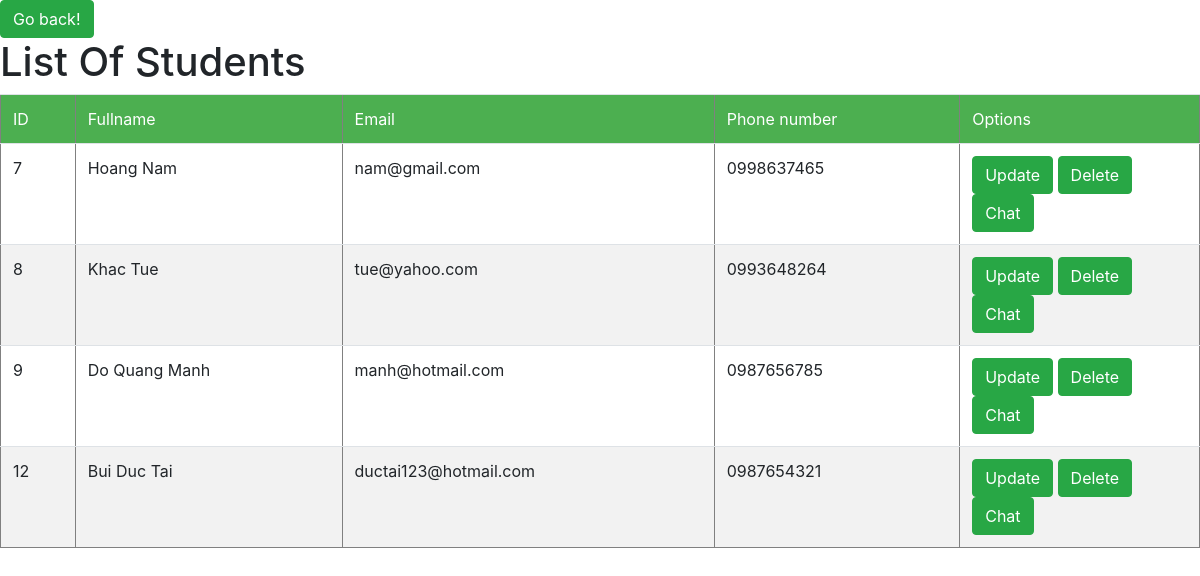
Page /TeacherHomePage/ListStudents.php (signed in) on the committed database.
### tables this page shows
CREATE TABLE `student` (
  `ID` int(11) NOT NULL,
  `username` varchar(225) NOT NULL,
  `fullname` varchar(225) NOT NULL,
  `phone` varchar(10) NOT NULL,
  `mail` varchar(225) NOT NULL,
  `teacher_username` varchar(225) NOT NULL
);

### dbhelp.php (called while the page is built, shortened)
<?php
function get_all_students($db, $teacher)
{
    $sql = "select * from student where teacher_username = '". $teacher ."'";
    $query = mysqli_query($db, $sql);
    $result = array();
    if ($query){
        while ($row = mysqli_fetch_assoc($query)){
            $result[] = $row;
        }
    }else{
        echo "Failed to fetch data";
    }
    return $result;
}
?>

### TeacherHomePage/ListStudents.php (the view, shortened to what this page needs)
<?php
    include "../config.php";
    require_once("../dbhelp.php");
    $teacher = $_SESSION["username"];
    $students = get_all_students($db, $teacher);
?>
<!DOCTYPE html>
<html>
    <head>
        <link rel="stylesheet" href="https://maxcdn.bootstrapcdn.com/bootstrap/4.4.1/css/bootstrap.min.css">
    </head>
    <body>
        <form action=".">
            <input class="btn btn-success" type="submit" value="Go back!" >
        </form>
        <h1>List Of Students</h1>
        <table class="table table-striped" width="100%" border="1" cellspacing="0" cellpadding="10">
            <tr style="background: #4CAF50; color: white">
                <td>ID</td>
                <td>Fullname</td>
                <td>Email</td>
                <td>Phone number</td>
                <td style="width:20%">Options</td>
            </tr>
            <?php foreach ($students as $item){ ?>
            <tr>
                <td><?=$item['ID']?></td>
                <td><?=$item['fullname']?></td>
                <td><?=$item['mail']?></td>
                <td><?=$item['phone']?></td>
                <td>
                    <form method="post" action="deleteStudent.php">
                        <input class="btn btn-success" onclick="window.location = 'updateStudent.php?id=<?=$item['ID']?>&student_username=<?=$item['username']?>'" type="button" value="Update"/>
                        <input class="btn btn-success" onclick="return confirm('Are you sure want to delete?');" type="submit" name="delete" value="Delete"/>
                        <input class="btn btn-success" onclick="window.location = 'chat.php?id=<?=$item['ID']?>'" type="button" value="Chat"/>
                    </form>
                </td>
            </tr>
            <?php } ?>
        </table>
    </body>
</html>

### rows in the picture
student: ID "7", fullname "Hoang Nam", mail "nam@gmail.com", phone "0998637465"
student: ID "8", fullname "Khac Tue", mail "tue@yahoo.com", phone "0993648264"
student: ID "9", fullname "Do Quang Manh", mail "manh@hotmail.com", phone "0987656785"
student: ID "12", fullname "Bui Duc Tai", mail "ductai123@hotmail.com", phone "0987654321"
